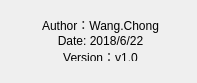
<?xml version="1.0" encoding="UTF-8"?>
<ui version="4.0">
 <class>Frame</class>
 <widget class="QFrame" name="Frame">
  <property name="geometry">
   <rect>
    <x>0</x>
    <y>0</y>
    <width>197</width>
    <height>83</height>
   </rect>
  </property>
  <property name="windowTitle">
   <string>Frame</string>
  </property>
  <widget class="QLabel" name="label">
   <property name="geometry">
    <rect>
     <x>20</x>
     <y>20</y>
     <width>161</width>
     <height>41</height>
    </rect>
   </property>
   <property name="text">
    <string>Author：Wang.Chong
Date: 2018/6/22
Version：v1.0</string>
   </property>
   <property name="alignment">
    <set>Qt::AlignCenter</set>
   </property>
  </widget>
 </widget>
 <resources/>
 <connections/>
</ui>
